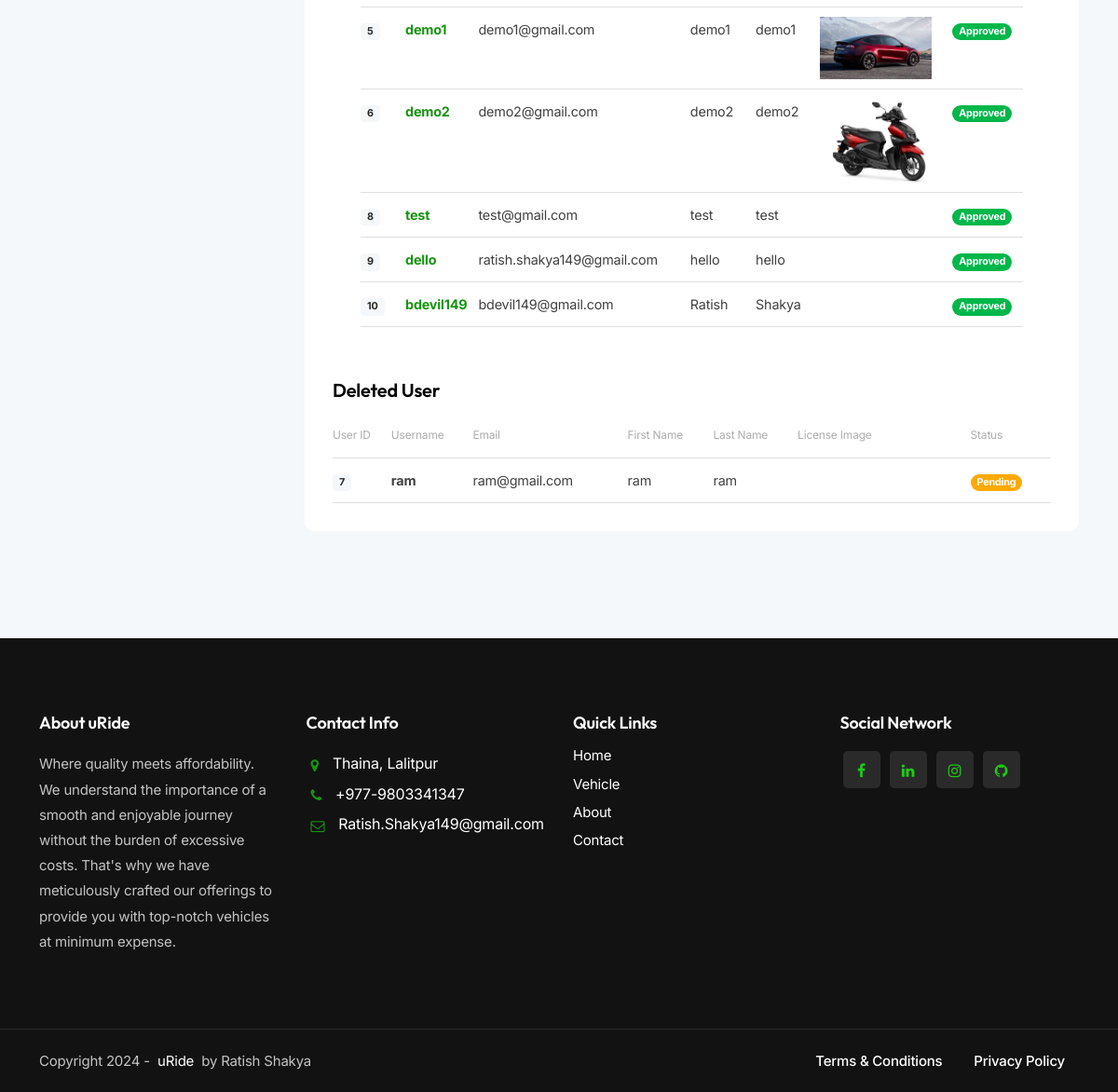
Page /user-approve/ (signed in, lower part) on the earlier database version.
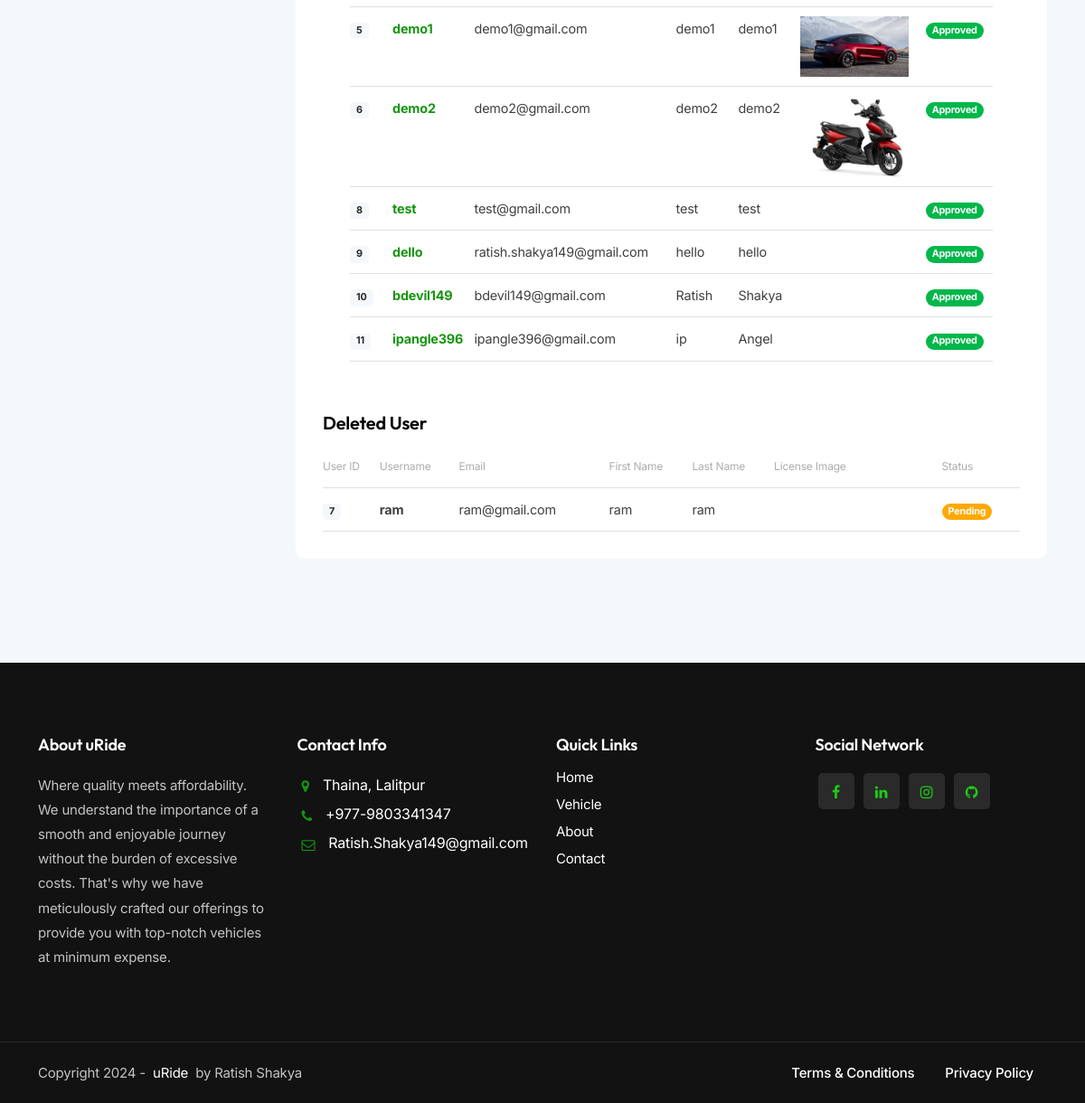
Same page on the later database version.
### main/models.py (models this page shows, shortened)
class Profile(models.Model):
    user = models.OneToOneField(User, on_delete=models.CASCADE)
    profile_picture = models.ImageField(upload_to='profile_pictures/', blank=True, null=True)
    full_name = models.CharField(max_length=20, blank=True, null=True)
    phone_number = models.CharField(max_length=10, blank=True, null=True)
    licence_picture = models.ImageField(upload_to='licence_pictures/', blank=True, null=True,default=None)

class User(AbstractUser):
    is_admin = models.BooleanField(default=False)
    is_customer = models.BooleanField(default=True)
    is_owner = models.BooleanField(default=False)
    approved = models.BooleanField(default=True)

### main/decorators.py (the view)
    def wrapper_func(request, *args, **kwargs):
        if request.user.is_authenticated and request.user.is_admin:
            return view_func(request, *args, **kwargs)
        else:
            return redirect('auth_denied')

### main/views.py (called while the page is built)
@admin_only
def approve_user(request):
    profile=Profile.objects.filter(user__approved=False)
    approve_user=Profile.objects.filter(user__approved=True)
    context={
        'user':profile,
        'approve_user':approve_user,
        'profile': request.user.profile,
    }
    return render(request, 'pages/admin/user_approve.html',context)

### main/templates/pages/admin/user_approve.html (shortened to what this page needs)
{% extends "pages/admin/admin_base.html" %}
{% block profile_content %}
<div class="col-lg-9">
  <div class="card padding30 rounded-5 mb25">
  <div class="card padding30 rounded-5 mb25">
    <table class="table de-table">
      <tbody>
        {% for approve in approve_user %}
        <tr>
          <td><span class="d-lg-none d-sm-block">User ID</span>
            <div class="badge bg-gray-100 text-dark">{{approve.id}}</div>
          </td>
          <td><span class="d-lg-none d-sm-block">Car Name</span><a href="{% url 'user_approve_detail' approve.id %}"><span class="bold">{{approve.user.username}}</span></td>
          <td><span class="d-lg-none d-sm-block">Owner</span>{{approve.user.email}}</td>
          <td><span class="d-lg-none d-sm-block">Model</span>{{approve.user.first_name}}</td>
          <td><span class="d-lg-none d-sm-block">Price Per Day</span>{{approve.user.last_name}}</td>
          <td><span class="d-lg-none d-sm-block">License</span><img src=" {% if approve.licence_picture %}
            {{approve.licence_picture.url}}
          {% endif %}
            "
            width="120px" class="img-fluid" alt=""></td>
          <td>
            <div class="badge rounded-pill bg-success">Approved</div>
          </td>
        </tr>
        {% endfor %}
      </tbody>
    </table>
  </div>
    <h4>Deleted User</h4>
    <table class="table de-table">
      <thead>
        <tr>
          <th scope="col"><span class="fs-12 text-gray">User ID</span></th>
          <th scope="col"><span class="fs-12 text-gray">Username</span></th>
          <th scope="col"><span class="fs-12 text-gray">Email</span></th>
          <th scope="col"><span class="fs-12 text-gray">First Name</span></th>
          <th scope="col"><span class="fs-12 text-gray">Last Name</span></th>
          <th scope="col"><span class="fs-12 text-gray">License Image</span></th>
          <th scope="col"><span class="fs-12 text-gray">Status</span></th>
        </tr>
      </thead>
      <tbody>
        {% for item in user %}
        <tr>
          <td><span class="d-lg-none d-sm-block">Vehicle ID</span>
            <div class="badge bg-gray-100 text-dark">{{item.id}}</div>
          </td>
          <td><span class="d-lg-none d-sm-block">Car Name</span><span class="bold">{{item.user.username}}</span></td>
          <td><span class="d-lg-none d-sm-block">Owner</span>{{item.user.email}}</td>
          <td><span class="d-lg-none d-sm-block">Model</span>{{item.user.first_name}}</td>
          <td><span class="d-lg-none d-sm-block">Price Per Day</span>{{item.user.last_name}}</td>
          <td><span class="d-lg-none d-sm-block">License</span><img src="
            width="120px" class="img-fluid" alt=""></td>
          <td>
            <div class="badge rounded-pill bg-warning">Pending</div>
          </td>
        </tr>
        {% endfor %}
      </tbody>
    </table>
  </div>
</div>
{% endblock profile_content %}

Differences in the rows shown:
added Profile: id "11", user.username "ipangle396", user.email "ipangle396@gmail.com", user.first_name "ip", user.last_name "Angel"
